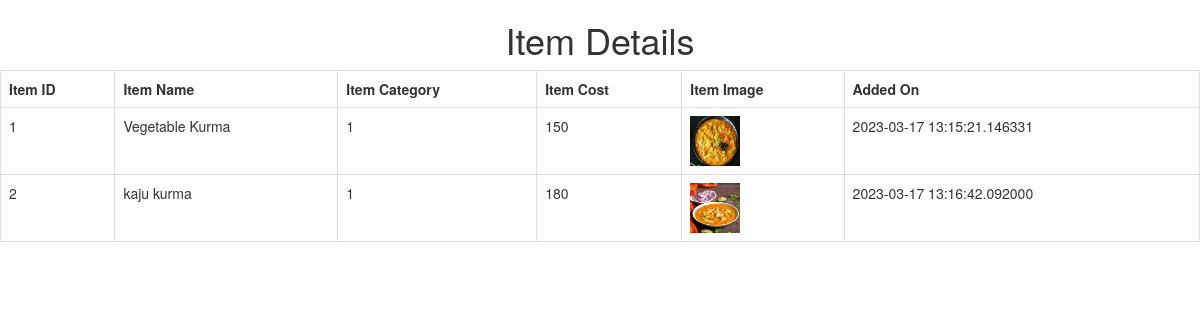
The app's page /itemdisplay with its own data.
### HBAPP/models.py (models this page shows)
class mstitemlist(models.Model):
    itemname=models.CharField(max_length=100)
    category=models.CharField(max_length=100)
    discription=models.CharField(max_length=5000)
    cost=models.IntegerField(default=0)
    itemphoto=models.CharField(max_length=255,default='noimage.png')
    categoryid=models.IntegerField(default="1")
    created_on=models.CharField(max_length=100)
    created_by=models.CharField(max_length=100,default='shiva')
    gstnumber=models.CharField(max_length=2000,default="")
    softdelete=models.IntegerField(default=1)

### HBAPP/views.py (the view)
# urls.py: path('itemdisplay',views.itemdisplay,name="itemdisplay"),
def itemdisplay(request):
    data=mstitemlist.objects.all()
    return render(request,"itemdisplay.html",{"data":data})

### HBAPP/templates/itemdisplay.html (shortened to what this page needs)
<!DOCTYPE html>
<html>
<head>
  <link rel="stylesheet" href="https://maxcdn.bootstrapcdn.com/bootstrap/3.4.1/css/bootstrap.min.css">
</head>
<body>
{% load static %}
 <center>
	<h1> Item Details</h1>
	</center>
		<table align="center" border="1" class="table table-bordered">
			<tr>
				<th>Item ID</th>
				<th>Item  Name</th>
				<th>Item Category</th>
				<th>Item Cost</th>
				<th>Item Image</th>
				<th>Added On</th>
			</tr>
			{% for i in data %}
<tr>
	<td>{{i.id}}</td>
	<td>{{i.itemname}}</td>
	<td>{{i.category}}</td>
	<td>{{i.cost}}</td>
	<td><img static src="{{i.itemphoto}}" height="50px" width="50px"></td>
	<td>{{i.created_on}}</td>
	{% endfor %}
</tr>
		</table>
</body>
</html>

### records on screen
mstitemlist: id "1", itemname "Vegetable Kurma", category "1", cost "150", itemphoto (picture), created_on "2023-03-17 13:15:21.146331"
mstitemlist: id "2", itemname "kaju kurma", category "1", cost "180", itemphoto (picture), created_on "2023-03-17 13:16:42.092000"
